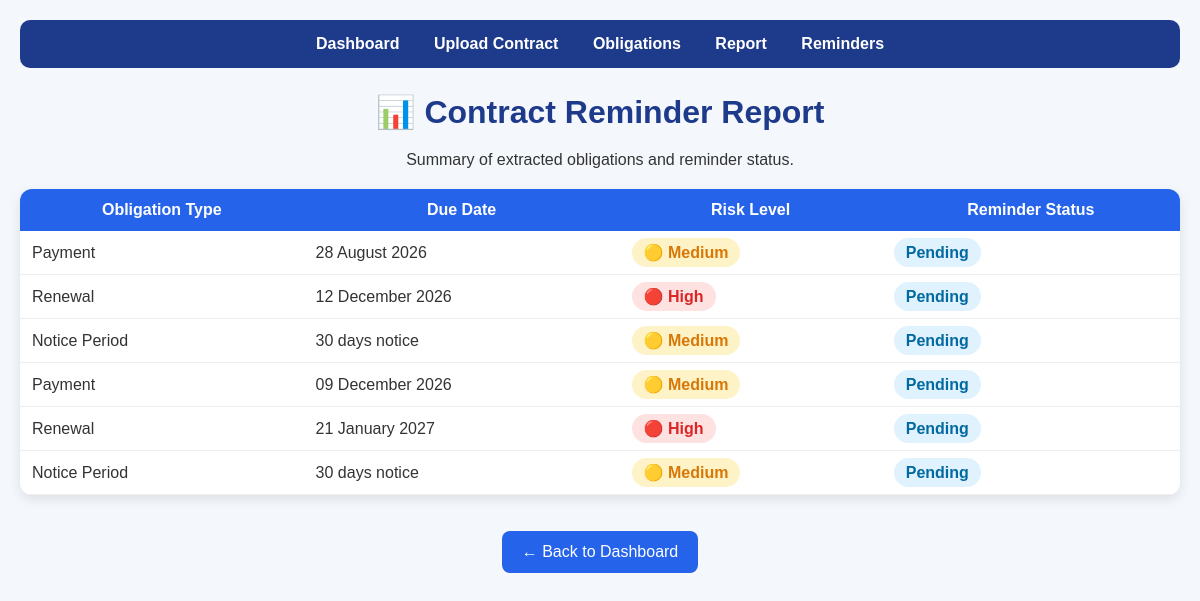
Screenshot of /report with the database file from the repository.
### tables this page shows
CREATE TABLE obligations(
        id INTEGER PRIMARY KEY AUTOINCREMENT,
        contract_id INTEGER,
        obligation_type TEXT,
        due_date TEXT,
        responsible_person TEXT,
        clause_text TEXT,
        risk_level TEXT,
        summary TEXT
    );

### app.py (the view)
@app.route('/report')
def report():
    conn = sqlite3.connect('database/contracts.db')
    cursor = conn.cursor()
    cursor.execute("""
        SELECT obligation_type,
               due_date,
               risk_level,
               summary
        FROM obligations
    """)
    report_data = cursor.fetchall()
    conn.close()
    return render_template(
        'report.html',
        report_data=report_data
    )

### templates/report.html (shortened to what this page needs)
<!DOCTYPE html>
<html>
<head>
    <link rel="stylesheet" href="{{ url_for('static', filename='css/style.css') }}">
</head>
<body>
<div class="container">
    <nav>
        <a href="/dashboard">Dashboard</a>
        <a href="/upload">Upload Contract</a>
        <a href="/obligations">Obligations</a>
        <a href="/report">Report</a>
        <a href="/reminders">Reminders</a>
    </nav>
    <h1>📊 Contract Reminder Report</h1>
    <p style="text-align:center; margin-bottom:20px;">
        Summary of extracted obligations and reminder status.
    </p>
    <table>
        <tr>
            <th>Obligation Type</th>
            <th>Due Date</th>
            <th>Risk Level</th>
            <th>Reminder Status</th>
        </tr>
        {% for item in report_data %}
        <tr>
            <td>{{ item[0] }}</td>
            <td>{{ item[1] }}</td>
            {% if item[2] == "High" %}
            <td><span class="risk-high">🔴 High</span></td>
            {% elif item[2] == "Medium" %}
            <td><span class="risk-medium">🟡 Medium</span></td>
            {% else %}
            <td><span class="risk-low">🟢 Low</span></td>
            {% endif %}
            <td><span class="status-pending">Pending</span></td>
        </tr>
        {% endfor %}
    </table>
    <br><br>
    <div style="text-align:center;">
        <a href="/dashboard" class="btn">← Back to Dashboard</a>
    </div>
</div>
</body>
</html>

### static/css/style.css (style rules this page uses)
* { margin:0; padding:0; box-sizing:border-box; font-family:'Poppins',sans-serif; }
body { background:#f4f7fc; color:#333; padding:20px; }
.container { max-width:1200px; margin:auto; }
h1 { text-align:center; margin-bottom:20px; color:#1e3a8a; }
nav { background:#1e3a8a; padding:15px; border-radius:10px; margin-bottom:25px; text-align:center; }
nav a { color:white; text-decoration:none; margin:0 15px; font-weight:500; }
button, .btn { background:#2563eb; color:white; border:none; padding:12px 20px; border-radius:8px; cursor:pointer; text-decoration:none; display:inline-block; }
table { width:100%; border-collapse:collapse; background:white; border-radius:12px; overflow:hidden; box-shadow:0 4px 12px rgba(0,0,0,0.1); }
th { background:#2563eb; color:white; padding:12px; }
td { padding:12px; border-bottom:1px solid #eee; }
a { color:#2563eb; text-decoration:none; }
.risk-high { background:#fee2e2; color:#dc2626; padding:6px 12px; border-radius:20px; font-weight:bold; }
.risk-medium { background:#fef3c7; color:#d97706; padding:6px 12px; border-radius:20px; font-weight:bold; }
.status-pending { background:#e0f2fe; color:#0369a1; padding:6px 12px; border-radius:20px; font-weight:bold; }
nav a { color:white; text-decoration:none; margin:0 15px; font-weight:600; transition:0.3s; }

### rows the page displays
obligations: obligation_type "Payment", due_date "28 August 2026", risk_level "🟡 Medium"
obligations: obligation_type "Renewal", due_date "12 December 2026", risk_level "🔴 High"
obligations: obligation_type "Notice Period", due_date "30 days notice", risk_level "🟡 Medium"
obligations: obligation_type "Payment", due_date "09 December 2026", risk_level "🟡 Medium"
obligations: obligation_type "Renewal", due_date "21 January 2027", risk_level "🔴 High"
obligations: obligation_type "Notice Period", due_date "30 days notice", risk_level "🟡 Medium"
